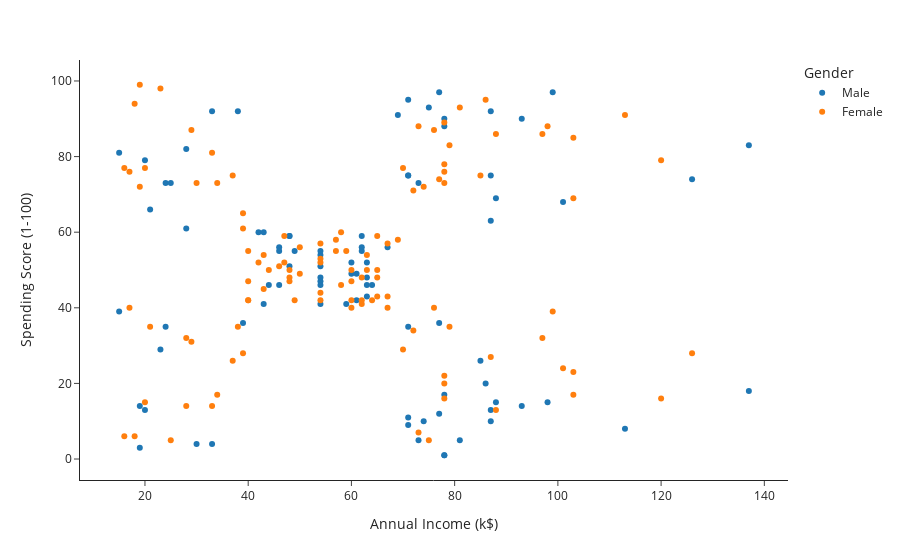

Notebook cell for this chart:
### Markdown cell above
#### **Instead of plotting one by one, I've created an function for scatter plots** ####

### Code cell
plot('Annual Income (k$)', 'Spending Score (1-100)')

### Figure 1 — Plotly figure (JSON) as saved in the notebook; plotly's stock layout.template omitted (floating-point values rounded to 4 significant figures)
{"data": [{"hovertemplate": "Gender=Male<br>Annual Income (k$)=%{x}<br>Spending Score (1-100)=%{y}<extra></extra>", "legendgroup": "Male", "marker": {"color": "#1F77B4", "symbol": "circle"}, "mode": "markers", "name": "Male", "orientation": "v", "showlegend": true, "type": "scatter", "x": [15, 15, 19, 19, 20, 20, 21, 23, 24, 24, 25, 28, 28, 30, 33, 33, 38, 39, 42, 43, 43, 44, 46, 46, 46, 48, 48, 48, 49, 54, 54, 54, 54, 54, 54, 54, 59, 60, 60, 61, 61, 62, 62, 62, 63, 63, 63, 63, 64, 67, 69, 71, 71, 71, 71, 71, 71, 73, 73, 74, 75, 77, 77, 77, 78, 78, 78, 78, 78, 81, 85, 86, 87, 87, 87, 87, 87, 88, 88, 93, 93, 98, 99, 101, 113, 126, 137, 137], "xaxis": "x", "y": [39, 81, 3, 14, 13, 79, 66, 29, 35, 73, 73, 82, 61, 4, 4, 92, 92, 36, 60, 60, 41, 46, 46, 56, 55, 51, 59, 59, 55, 47, 54, 48, 51, 55, 41, 46, 41, 49, 52, 42, 49, 59, 55, 56, 46, 43, 48, 52, 46, 56, 91, 35, 95, 11, 75, 9, 75, 5, 73, 10, 93, 12, 97, 36, 90, 17, 88, 1, 1, 5, 26, 20, 63, 13, 75, 10, 92, 15, 69, 14, 90, 15, 97, 68, 8, 74, 18, 83], "yaxis": "y"}, {"hovertemplate": "Gender=Female<br>Annual Income (k$)=%{x}<br>Spending Score (1-100)=%{y}<extra></extra>", "legendgroup": "Female", "marker": {"color": "#FF7F0E", "symbol": "circle"}, "mode": "markers", "name": "Female", "orientation": "v", "showlegend": true, "type": "scatter", "x": [16, 16, 17, 17, 18, 18, 19, 19, 20, 20, 21, 23, 25, 28, 28, 29, 29, 30, 33, 33, 34, 34, 37, 37, 38, 39, 39, 39, 40, 40, 40, 40, 42, 43, 43, 44, 46, 47, 47, 48, 48, 48, 49, 50, 50, 54, 54, 54, 54, 54, 57, 57, 58, 58, 59, 60, 60, 60, 60, 62, 62, 62, 63, 63, 64, 65, 65, 65, 65, 67, 67, 67, 69, 70, 70, 72, 72, 73, 73, 74, 75, 76, 76, 77, 78, 78, 78, 78, 78, 78, 78, 79, 79, 81, 85, 86, 87, 88, 88, 97, 97, 98, 99, 101, 103, 103, 103, 103, 113, 120, 120, 126], "xaxis": "x", "y": [6, 77, 40, 76, 6, 94, 72, 99, 15, 77, 35, 98, 5, 14, 32, 31, 87, 73, 14, 81, 17, 73, 26, 75, 35, 61, 28, 65, 55, 47, 42, 42, 52, 54, 45, 50, 51, 52, 59, 50, 48, 47, 42, 49, 56, 53, 52, 42, 44, 57, 58, 55, 60, 46, 55, 40, 42, 47, 50, 41, 48, 42, 50, 54, 42, 48, 50, 43, 59, 43, 57, 40, 58, 29, 77, 34, 71, 88, 7, 72, 5, 40, 87, 74, 22, 20, 76, 16, 89, 78, 73, 35, 83, 93, 75, 95, 27, 13, 86, 32, 86, 88, 39, 24, 17, 85, 23, 69, 91, 16, 79, 28], "yaxis": "y"}], "layout": {"legend": {"title": {"text": "Gender"}, "tracegroupgap": 0}, "margin": {"t": 60}, "xaxis": {"anchor": "y", "domain": [0.0, 1.0], "title": {"text": "Annual Income (k$)"}}, "yaxis": {"anchor": "x", "domain": [0.0, 1.0], "title": {"text": "Spending Score (1-100)"}}}}
